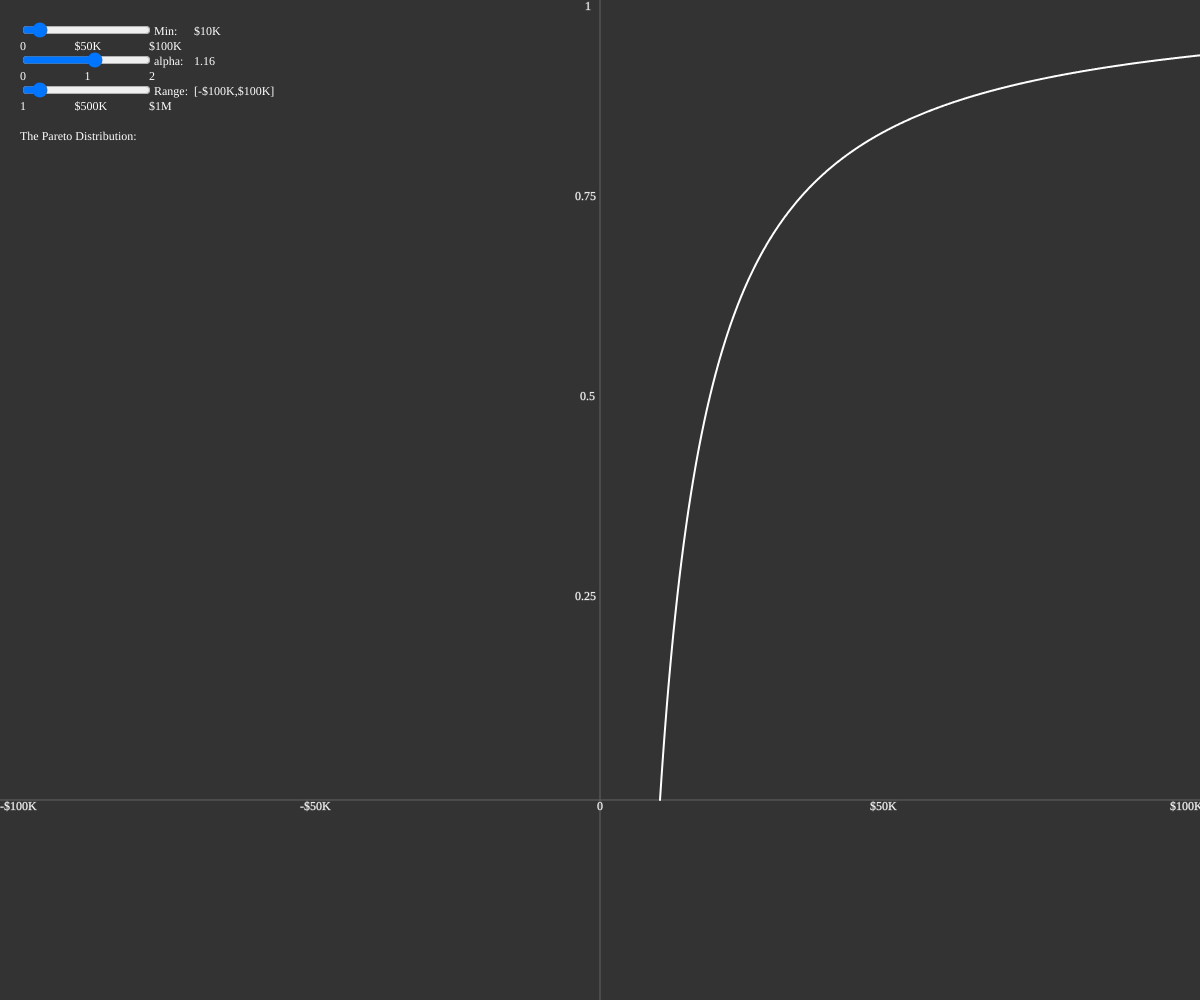
Frame 1 (no input)
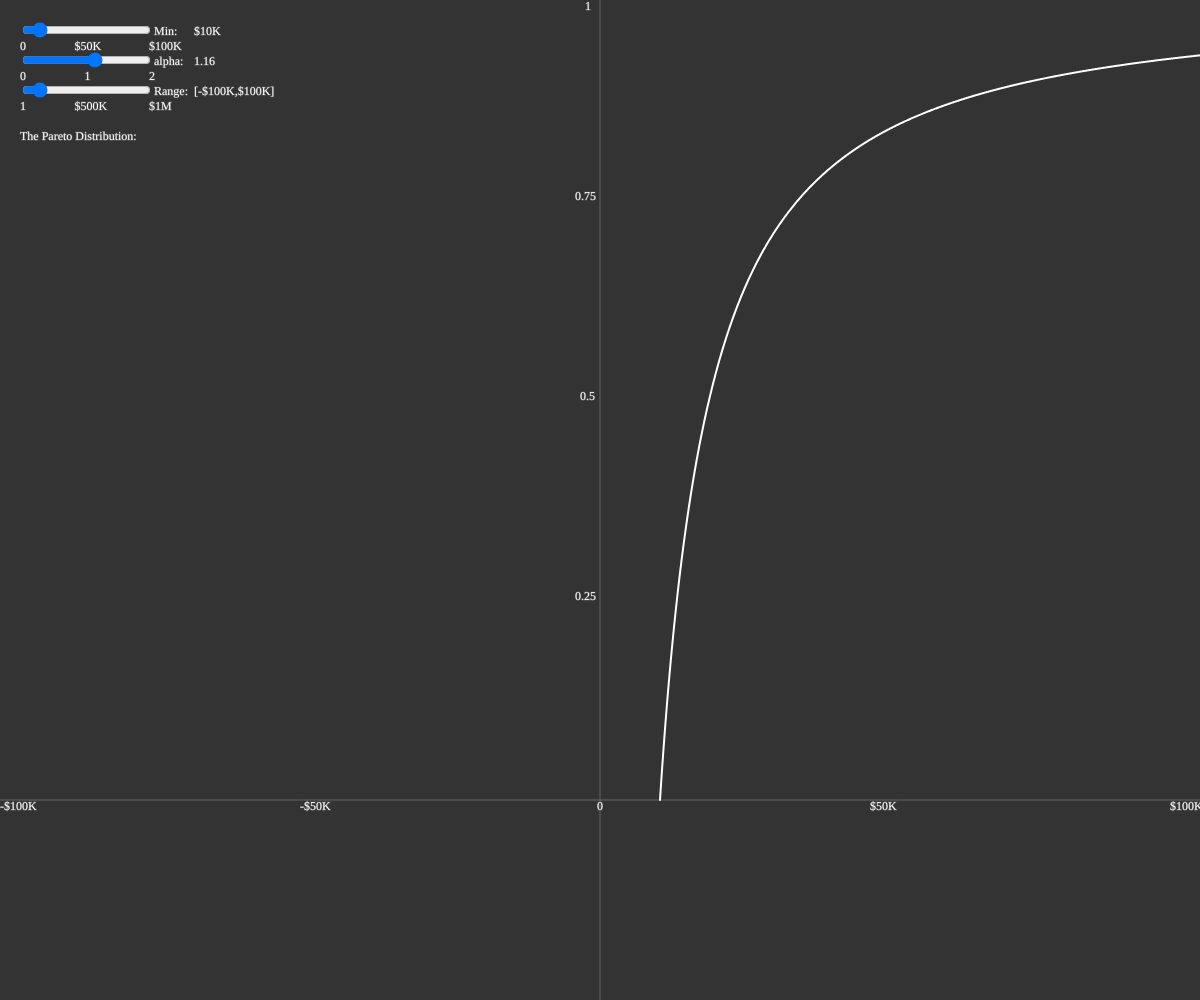
Frame 60 (no input)
Frame 120 (the mouse pressed at the canvas centre since frame 60): identical to frame 60, image omitted

The p5.js sketch that drew these frames (run headless with seeded random() and noise() and a simulated clock; from frame 60 on, the mouse is pressed at the canvas centre):

// p5.js sketch
// ── sketch.js
var minSlider, rangeSlider, alphaSlider;

var maxMin = 100000
var maxAlpha = 2
var maxRange = 1000000

var xOff = 20;
var yOff = 15;
var space = 30;
var start = 20;

  function setup() {
    createCanvas(windowWidth, windowHeight);

    minSlider = createSlider(1000, maxMin, 10000, 1000);
    minSlider.position(start,20);

    alphaSlider = createSlider(.01, maxAlpha, 1.16, 0.01);
    alphaSlider.position(start, start + space);

    rangeSlider = createSlider(10000, maxRange, 100000, 10000);
    rangeSlider.position(start, start + 2*space);
  }

  // Draw function
  function draw() {
    background(51);

    labels();
    axis();

    stroke(255);
    strokeWeight(2);
    noFill();

    // Get user inputs
    var min = minSlider.value();
    var alpha = alphaSlider.value();
    var range = rangeSlider.value();


    // Draw Function
    beginShape();
    for (var i = min; i <= range + .1; i += range / 1000) {
      var x = map(i,-range,range,0,width);

      var yval = 1 - pow((min/i),alpha);

      var y = map(yval,-.25,1,height,0);

      if(mouseX > x){
        line(mouseX, y+2, mouseX, y+2);
        var xpos = map(mouseX,0,width,-range,range);
        var yvalue = 1 - pow((min/xpos),alpha);


      }

      strokeWeight(2);
      vertex(x, y);
    }
    endShape();

    strokeWeight(1);
    fill(255);
    textStyle(NORMAL);
    textFont('Georgia');
    textSize(14)
    yvalue = round(yvalue*1000)/10 + "%"
    xDisp = "$" + round(xpos / 1000) + "K"
    if(yvalue != "NaN%"){
    text(yvalue + " of the population earns less than", 20,height/2)
    text(xDisp + " dollars per year.", 20,height/2+20)
}
  }

// Create labels for sliders
  function labels() {
    pop();
    strokeWeight(1);
    fill(255);
    textStyle(NORMAL);
    textFont('Georgia');

    var min = minSlider.value();
    var alpha = alphaSlider.value();
    var range = rangeSlider.value();

    // Shorten labels and add '$'
    if(range >= 1000 & range <= 1000000){
      range_half = "$" + range / 2000 + "K";
      range = "$" +  range / 1000 + "K";
    }

    if(range >= 1000000){
      var range_half = "$" + range / 2000 + "K";
      var range = "$" + range / 1000000 + "M";
    }

    // minSlider labels
    if(min >=1000 & min <= 1000000){
      min_half = "$" + min / 2000 + "K";
      min = "$" + min / 1000 + "K";
    }


    if(maxMin >=1000 & maxMin <= 1000000){
      maxMin_half = "$" + maxMin / 2000 + "K";
      maxMin = "$" + maxMin / 1000 + "K";
    }

    text("Min:", minSlider.x * 2 + minSlider.width - 15, minSlider.y + yOff);
    text(min , minSlider.x * 2 + minSlider.width + xOff + 5, minSlider.y + yOff);
    text(0, minSlider.x, minSlider.y + space);
    text(maxMin, minSlider.x + minSlider.width, minSlider.y + space);
    text(maxMin_half, minSlider.x + minSlider.width / 2 - 10, minSlider.y + space);


    // alphaSlider labels
    text("alpha:", alphaSlider.x * 2 + alphaSlider.width - 15, 65);
    text(alpha , alphaSlider.x * 2 + alphaSlider.width + xOff + 5, alphaSlider.y + yOff);
    text("0", alphaSlider.x, alphaSlider.y + space);
    text(maxAlpha, alphaSlider.x + alphaSlider.width, alphaSlider.y + space);
    text(maxAlpha / 2, alphaSlider.x + alphaSlider.width / 2, alphaSlider.y + space);

    // rangeSlider labels


    if(maxRange >= 999999){
      var maxRange_half = "$" + maxRange / 2000 + "K";
      var maxRange = "$" + maxRange / 1000000 + "M";
    }

    if(maxRange >= 1000 & maxRange <= 1000000){
      var maxRange_half = "$" + maxRange / 2000 + "K";
      var maxRange = "$" + maxRange / 1000 + "K";
    }

    text("Range:", rangeSlider.x * 2 + rangeSlider.width - 15, 95);
    text("[-" + range + "," + range + "]" , rangeSlider.x * 2 + rangeSlider.width + xOff + 5,  rangeSlider.y + yOff);
    text("1", rangeSlider.x, rangeSlider.y + space);
    text("$1M", rangeSlider.x + rangeSlider.width, rangeSlider.y + space);
    text("$500K", rangeSlider.x + rangeSlider.width / 2 - 10, rangeSlider.y + space);

    text("The Pareto Distribution:", rangeSlider.x, rangeSlider.y + 2*space);
    //text("P(X\u2264x) = 1 - (min_x/X)^\u03B1", rangeSlider.x, rangeSlider.y + 2*space + 14);

    push();
  }

  // Create Function to draw x and y axis
  function axis() {
    stroke(100);
    strokeWeight(1);
    push();

    // define positions
    var xaxis = height*4/5
    var yaxis = width/2

    // draw x axis
    translate(0,xaxis);
    line(0,0,width,0);
    pop();
    push();

    // draw y axis
    translate(width/2,0);
    line(0,0,0,height);
    pop();
    push();

    // get user input for range
    range = rangeSlider.value();

    // shorten displayed digits and add '$'
    if(range >= 1000 & range <= 1000000){
      range_half = "$" + range / 2000 + "K";
      range = "$" +  range / 1000 + "K";
    }

    if(range >= 1000000){
      range_half = "$" + range / 2000000 + "M";
      range = "$" + range / 1000000 + "M";
    }

    // x-axis labels
    text("-" + range, 0 , xaxis + 10)
    text("-" + range_half, width/4, xaxis + 10)
    text(range_half, 3*width/4 - 30, xaxis + 10)
    text(range, width - 30, height*4/5 + 10)


    // y-axis labels
    text(1, yaxis - 15, 10)
    text(0.5, yaxis - 20, xaxis/2)
    text(0.25, yaxis - 25, xaxis*3/4)
    text(0.75, yaxis - 25, xaxis/4)

    // origin
    text(0, yaxis - 3, xaxis + 10)

  }
